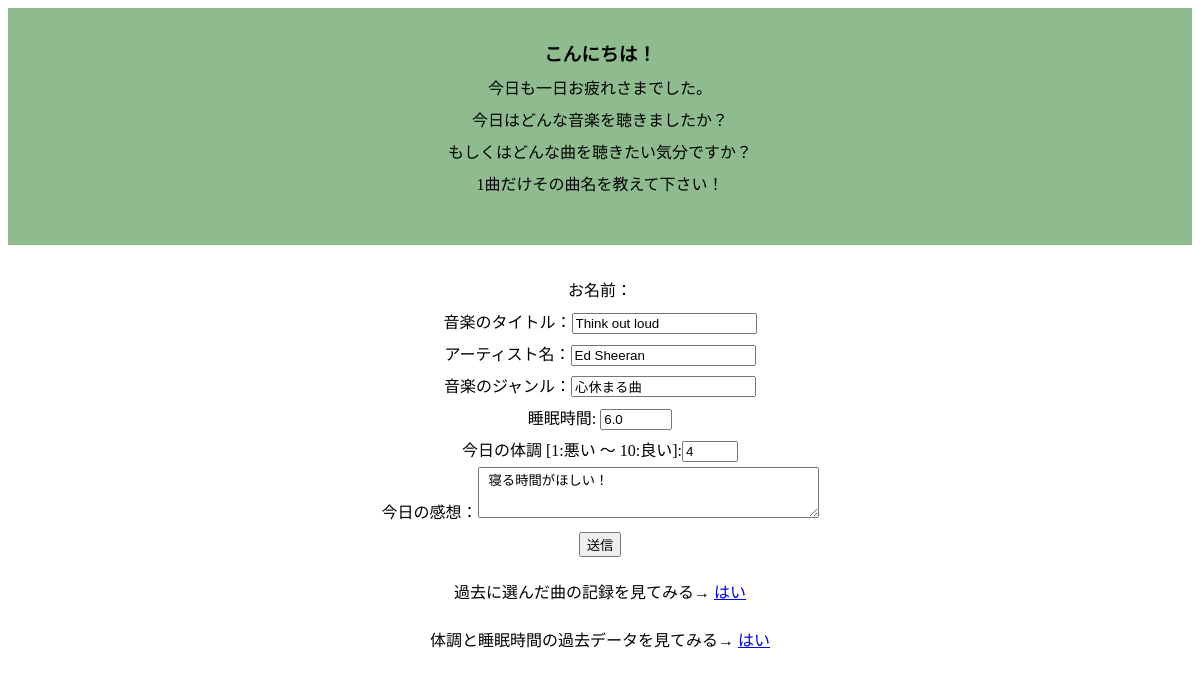
The page /detail.php?id=5 (signed in) on the database its author committed.
### tables this page shows
CREATE TABLE IF NOT EXISTS `gs_bm_table` (
`id` int(11) NOT NULL,
  `date` date NOT NULL,
  `name` varchar(64) NOT NULL,
  `sleep_time` decimal(2,1) NOT NULL,
  `today_condition` int(12) NOT NULL,
  `music_title` varchar(128) NOT NULL,
  `artist` varchar(128) NOT NULL,
  `music_mood` varchar(128) NOT NULL,
  `content` text NOT NULL
);

### detail.php (the view, shortened to what this page needs)
<?php
$id = $_GET['id'];
$pdo = db_conn();
$stmt = $pdo->prepare('SELECT * FROM gs_bm_table WHERE id=:id;');
$stmt->bindValue(':id', $id, PDO::PARAM_INT);
$status = $stmt->execute();
if ($status == false) {
    sql_error($stmt);
} else {
    $row = $stmt->fetch();
}
?>
<!DOCTYPE html>
<link rel="stylesheet" href="style.css">
<html lang="ja">
<div class="main1">
<body>
  <div class="main_c">
    <h3>こんにちは！</h3>
       <p>今日も一日お疲れさまでした。</p>
       <p>今日はどんな音楽を聴きましたか？</p>
       <p>もしくはどんな曲を聴きたい気分ですか？</P>
       <p>1曲だけその曲名を教えて下さい！</p><br>
  </div>
</div>
<div class="main2">
<form method="POST" action="update.php">
    <div class="table">
        お名前：<input type="hidden" name="name" value="<?=$name_txt;?>" ><br>
        音楽のタイトル：<input type="text" name="music_title"
        value="<?= $row['music_title'] ?>"><br>
        アーティスト名：<input type="text" name="artist" value="<?= $row['artist'] ?>"><br>
        音楽のジャンル：<input type="text" name="music_mood" value="<?= $row['music_mood'] ?>"><br>
        睡眠時間: <input type="number" name="sleep_time" min="0" max="15" step="0.5" value="<?= $row['sleep_time'] ?>"><br>
        今日の体調 [1:悪い ～ 10:良い]:<input type="number" name="today_condition" min="1" max="10" step="1" value="<?= $row['today_condition'] ?>"><br>
        今日の感想：<textArea name="content" rows="3" cols="40"> <?= $row['content'] ?>
        </textArea><br>
        <input type="submit" value="送信">
    </div>
    <p>過去に選んだ曲の記録を見てみる→  <a href="select.php">はい</a></p>
    <p>体調と睡眠時間の過去データを見てみる→  <a href="graph.php">はい</a></p>
  </form>
</div>
</html>

### style.css (style rules this page uses)
.main1 { background-color: darkseagreen; padding: 20px; text-align: center; }
.main2 { line-height:200%; text-align: center; padding:30px; }
.main_c { text-align: center; line-height:100%; }

### rows shown on the page
gs_bm_table: music_title "Think out loud", artist "Ed Sheeran", music_mood "心休まる曲", sleep_time "6.0", today_condition "4", content "寝る時間がほしい！"
